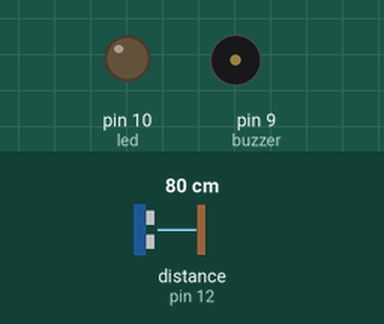
A sketch run on a simulated Arduino Uno, built with avr-gcc and run on an emulated ATmega328P. Shown: output pins drawn as LEDs (lit = HIGH), buzzer (waves = sounding). Wiring (inferred from the names in the program): ultrasonic range finder: trigger pin 11; echo pin 12. Dashed ring = blinking. The inputs (shaded band) are chosen by the test bench; at power-on: distance to the obstacle (sensor on pin 12) 80 cm. The echo pulse lasts 58.3 µs per cm; pins used as bus, display or sensor lines are not drawn.

Above: at 1.2 s.
1.3 s: distance to the obstacle (sensor on pin 12) set to 4 cm
2.8 s: distance to the obstacle (sensor on pin 12) set to 2 cm
At 3.01 s:
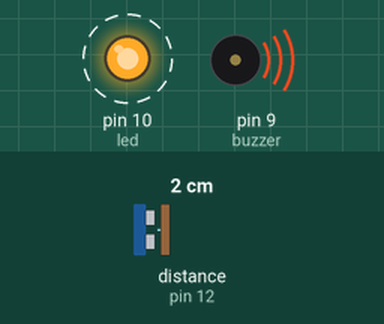
Timing chart, 0 to 11.8 s (numbered marks = the images above; inputs shaded):
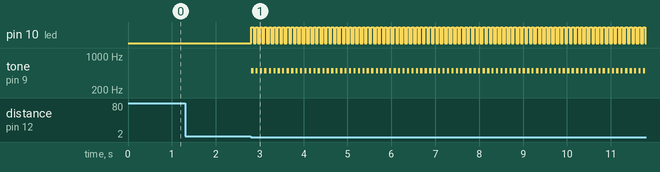

Measured:
- the behaviour switches between 3 and 2 cm on distance to the obstacle (sensor on pin 12) (found by bisection; images 0 and 1)
- after the input at 1.3 s, every drawn part: stays the same
- after the input at 2.8 s, pin 10 (led): alternates HIGH for 0.05 s and LOW for 0.05 s, starting at once; tone on pin 9 (buzzer): alternates 500 Hz for 0.05 s and silent for 0.05 s, starting at once

The sketch:

Ultrasonic_Buzzer_Led.ino
```cpp
#define trig 11
#define echo 12
int led = 10;
int buzzer = 9;
void setup() {
  pinMode(trig, OUTPUT);
  pinMode(led, OUTPUT);
  pinMode(buzzer, OUTPUT);
  pinMode(echo, INPUT);
  Serial.begin(9600);
}

void loop() {
  digitalWrite(trig, LOW);
  delayMicroseconds(15);
  digitalWrite(trig, HIGH);
  delayMicroseconds(10);
  digitalWrite(trig, LOW);
  long duration = pulseIn(echo, HIGH);
  long distance = (duration / 2) * 0.343;
  //Serial.println(distance);
  delay(5);

  if (distance < 20) {
    for (int i = 0; i <= 3; i++) {
      digitalWrite(led,HIGH);
      tone(buzzer, 500);
      delay(50);
      digitalWrite(led,LOW);
      noTone(buzzer);
      delay(50);
    }
     }

  else {
    digitalWrite(led,LOW);
    noTone(buzzer);}

}
```
